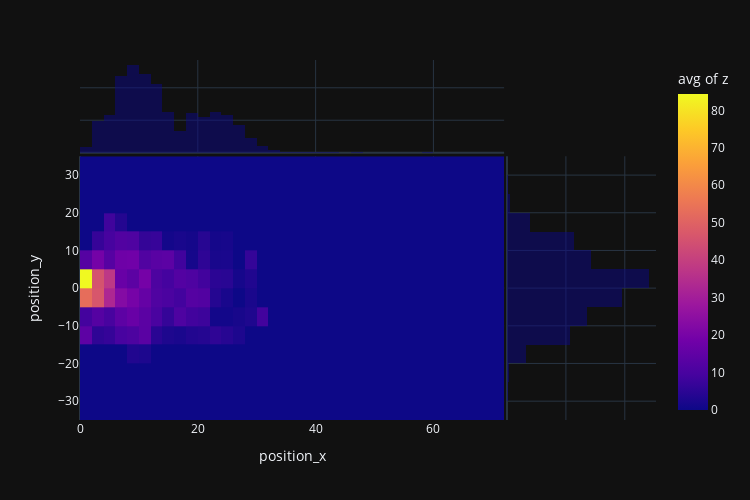

Here is the notebook cell this chart was saved with:
### Code cell
fig = px.density_heatmap(shots_df, x='position_x', y = 'position_y', z = shots_df['isGoal']*100, histfunc = 'avg',
                         marginal_x = 'histogram', marginal_y = 'histogram',
                         nbinsx = 70, nbinsy = 30, height = 500, width = 750, template = 'plotly_dark')
fig.show()

### Figure 1 — Plotly figure (JSON) as saved in the notebook; plotly's stock layout.template omitted (floating-point values rounded to 4 significant figures; data arrays with more than 128 entries replaced by an {"elided": "..."} marker saying what was removed)
{"data": [{"coloraxis": "coloraxis", "histfunc": "avg", "hovertemplate": "position_x=%{x}<br>position_y=%{y}<br>avg of z=%{z}<extra></extra>", "name": "", "nbinsx": 70, "nbinsy": 30, "type": "histogram2d", "x": {"elided": "10165 float values"}, "xaxis": "x", "xbingroup": "x", "y": {"elided": "10165 float values"}, "yaxis": "y", "ybingroup": "y", "z": {"elided": "10165 int values"}}, {"alignmentgroup": "True", "bingroup": "x", "hovertemplate": "position_x=%{x}<br>count=%{y}<extra></extra>", "legendgroup": "", "marker": {"color": "#0d0887"}, "name": "", "offsetgroup": "", "opacity": 0.5, "showlegend": false, "type": "histogram", "x": {"elided": "10165 float values"}, "xaxis": "x3", "yaxis": "y3"}, {"alignmentgroup": "True", "bingroup": "y", "hovertemplate": "position_y=%{y}<br>count=%{x}<extra></extra>", "legendgroup": "", "marker": {"color": "#0d0887"}, "name": "", "offsetgroup": "", "opacity": 0.5, "showlegend": false, "type": "histogram", "xaxis": "x2", "y": {"elided": "10165 float values"}, "yaxis": "y2"}], "layout": {"barmode": "overlay", "coloraxis": {"colorbar": {"title": {"text": "avg of z"}}, "colorscale": [[0, "#0d0887"], [0.1111, "#46039f"], [0.2222, "#7201a8"], [0.3333, "#9c179e"], [0.4444, "#bd3786"], [0.5556, "#d8576b"], [0.6667, "#ed7953"], [0.7778, "#fb9f3a"], [0.8889, "#fdca26"], [1, "#f0f921"]]}, "height": 500, "legend": {"tracegroupgap": 0}, "margin": {"t": 60}, "width": 750, "xaxis": {"anchor": "y", "autorange": true, "domain": [0, 0.7363], "range": [0, 72], "title": {"text": "position_x"}, "type": "linear"}, "xaxis2": {"anchor": "y2", "autorange": true, "domain": [0.7413, 1], "matches": "x2", "range": [0, 2529.0], "showgrid": true, "showline": false, "showticklabels": false, "ticks": ""}, "xaxis3": {"anchor": "y3", "autorange": true, "domain": [0, 0.7363], "matches": "x", "range": [0, 72], "showgrid": true, "showticklabels": false, "type": "linear"}, "xaxis4": {"anchor": "y4", "domain": [0.7413, 1], "matches": "x2", "showgrid": true, "showline": false, "showticklabels": false, "ticks": ""}, "yaxis": {"anchor": "x", "autorange": true, "domain": [0, 0.7326], "range": [-35, 35], "title": {"text": "position_y"}, "type": "linear"}, "yaxis2": {"anchor": "x2", "autorange": true, "domain": [0, 0.7326], "matches": "y", "range": [-35, 35], "showgrid": true, "showticklabels": false, "type": "linear"}, "yaxis3": {"anchor": "x3", "autorange": true, "domain": [0.7426, 1], "matches": "y3", "range": [0, 1428.0], "showgrid": true, "showline": false, "showticklabels": false, "ticks": ""}, "yaxis4": {"anchor": "x4", "domain": [0.7426, 1], "matches": "y3", "showgrid": true, "showline": false, "showticklabels": false, "ticks": ""}}}
